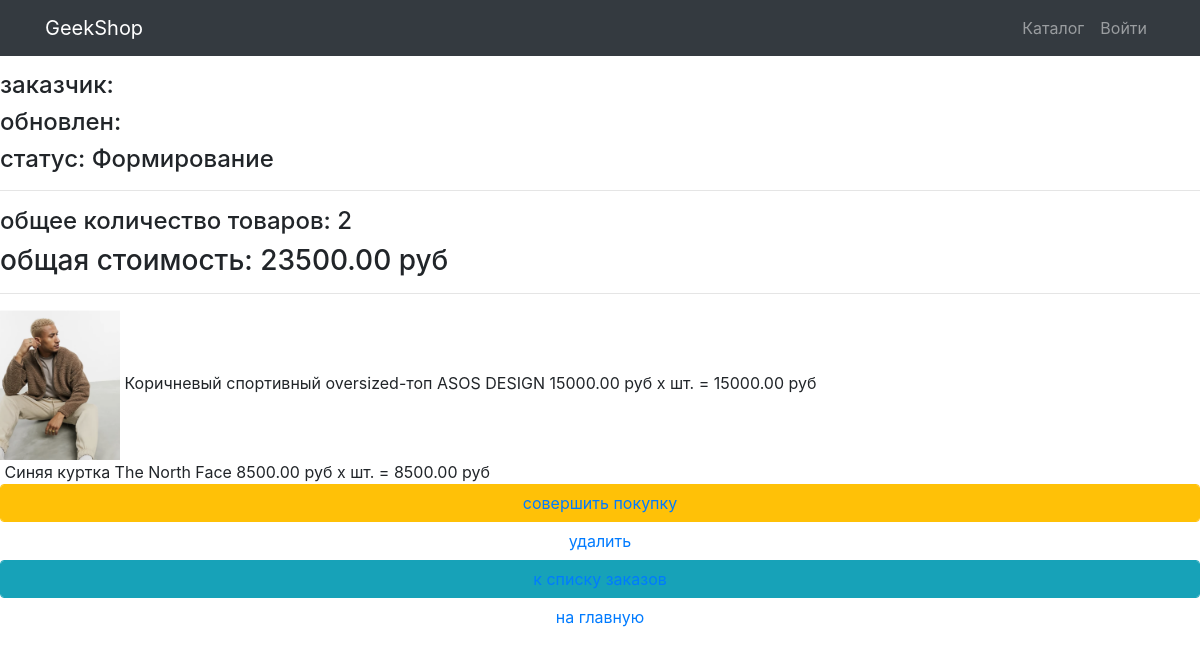
Page /orders/read/1/ on the earlier database version.
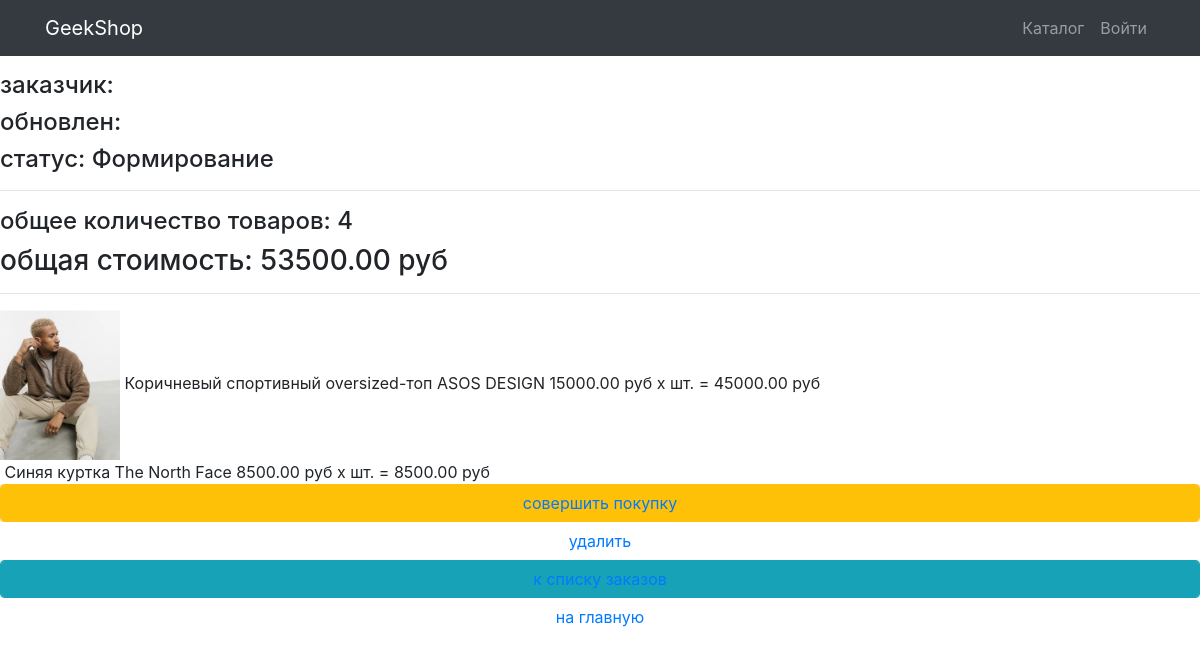
Same page on the later database version.
### ordersapp/models.py (models this page shows, shortened)
class Order(models.Model):
    FORMING = 'FM'
    SEND_TO_PROCEED = 'STP'
    PAID = 'PD'
    PROCEED = 'PRD'
    READY = 'RDY'
    CANCEL = 'CNC'
    ORDER_CHOICES = (
        (FORMING, 'Формирование'),
        (SEND_TO_PROCEED, 'Отправлено в обработку'),
        (PAID, 'Оплачено'),
        (PROCEED, 'Обрабатывается'),
        (READY, 'Готов к выдаче'),
        (CANCEL, 'Отмена'),
    )
    user = models.ForeignKey(settings.AUTH_USER_MODEL,
                             on_delete=models.CASCADE
                             )
    create_at = models.DateTimeField(verbose_name='created_at',
                                     auto_now_add=True
                                     )
    update_at = models.DateTimeField(verbose_name='update_at',
                                     auto_now=True
                                     )
    status = models.CharField(verbose_name='status',
                              max_length=3,
                              default=FORMING,
                              choices=ORDER_CHOICES
                              )
    is_active = models.BooleanField(verbose_name='active', default=True)
    def get_total_qty(self):
        items = self.orderitems.select_related()
        return sum(list(map(lambda x: x.quantity, items)))
    def get_total_cost(self):
        items = self.orderitems.select_related()
        return sum(list(map(lambda x: x.get_total_qty(), items)))

class OrderItem(models.Model):
    order = models.ForeignKey(
        Order, related_name='orderitems', on_delete=models.CASCADE)
    products = models.ForeignKey(
        Product, verbose_name='product', on_delete=models.CASCADE)
    quantity = models.PositiveBigIntegerField(
        verbose_name='quantity', default=0)
    def get_total_qty(self):
        return self.products.price * self.quantity

### productsapp/models.py (models this page shows, shortened)
class Product(models.Model):
    name = models.CharField(max_length=256)
    image = models.ImageField(upload_to='product_images', blank=True)
    description = models.TextField(blank=True, null=True)
    price = models.DecimalField(max_digits=8, decimal_places=2, default=0)
    quantity = models.PositiveIntegerField(default=0)
    category = models.ForeignKey(ProductCategory, on_delete=models.CASCADE)

### ordersapp/views.py (the view)
# urls.py: path('read/<int:pk>/', OrderDetail.as_view(), name='read'),
class OrderDetail(DetailView):
    model = Order
    def get_context_data(self, **kwargs):
        context = super(OrderDetail, self).get_context_data(**kwargs)
        context['title'] = 'заказ/просмотр'
        return context

### ordersapp/templates/ordersapp/order_detail.html (shortened to what this page needs)
{% extends "products/base.html" %}
{% load static %}
{% block content %}
   {% include 'ordersapp/includes/inc_order_summary.html' %}
   <div class="basket_list">
       {% for item in object.orderitems.select_related %}
           <div class="basket_record">
               <img src="{{ item.products.image.url }}" style="height:150px"
                    alt="{{ item.products.short_desc }}">
               <span class="product_name">{{ item.products.name }}</span>
               <span class="product_price">
                   {{ item.products.price }}&nbspруб
               </span>
               <span class="product_quantitiy">
                   x {{ item.qty }} шт.
               </span>
               <span class="product_cost">
                    = {{ item.get_total_qty }}&nbspруб
               </span>
           </div>
       {% endfor %}
   </div>
   {% include 'ordersapp/includes/inc_order_actions.html' %}
{% endblock %}

### ordersapp/templates/ordersapp/includes/inc_order_summary.html (shortened to what this page needs)
{% if object %}
<div class="h2">Заказ №{{ object.pk }} от {{ object.created|date:"Y-m-d H:i:s" }}</div>
<div class="h4">заказчик: {{ user.last_name }} {{ user.first_name }} </div>
<div class="h4">обновлен: {{ object.updated|date:"Y-m-d H:i:s" }}</div>
<div class="h4">cтатус: {{ object.get_status_display }}</div>
<hr>
<div class="h4">
    общее количество товаров: <span class="order_total_quantity">{{ object.get_total_qty }}</span>
</div>
<div class="h3">
    общая стоимость: <span class="order_total_cost">{{ object.get_total_cost }}</span> руб
</div>
{% endif %}
<hr>

Differences in the rows shown:
changed Order "Формирование": get_total_qty "2" → "4"; get_total_cost "23500.00" → "53500.00"
changed OrderItem "Коричневый спортивный oversized-топ ASOS DESIGN": get_total_qty "15000.00" → "45000.00"
